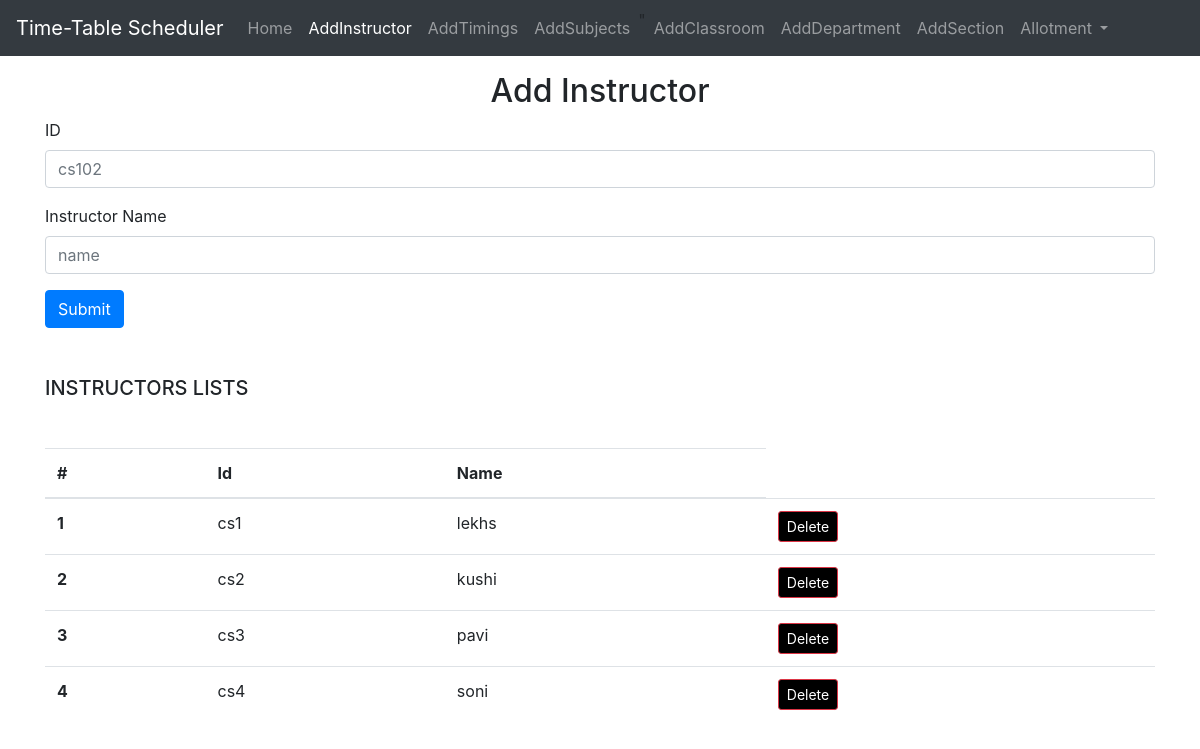
The page /addinstructor/ on the database as committed earlier.
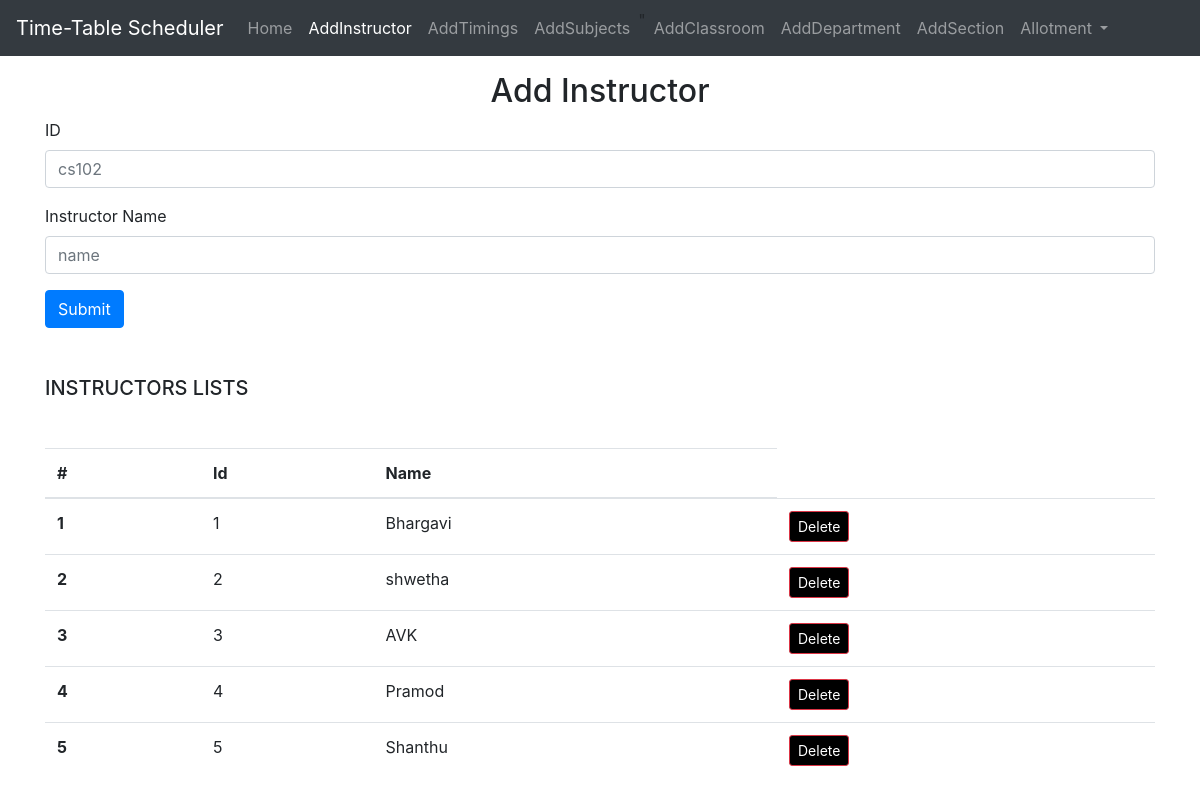
The same page on the database as committed later.
### home/models.py (models this page shows, shortened)
class Instructor(models.Model):
    instructorid = models.CharField(primary_key=True, max_length=10)
    name = models.CharField(max_length=100)

### home/views.py (the view, shortened to what this page needs)
# urls.py: path('addinstructor/',views.addinstructor,name="addinstructor"),
def addinstructor(request):
    context = {'success': False}
    allinst = Instructor.objects.all()
    context['addinstructor'] = allinst
    return render(request, 'addinstructor.html', context)

### templates/addinstructor.html (shortened to what this page needs)
{% extends "base.html" %}
{% block addinstructoractive %}active{% endblock addinstructoractive %}
{% block body %}
    <div class= "container my-3">
        <h2 class="text-center">Add Instructor </h2>
        <form action="" method="post">
            <div class="form-group">
              <label for="name">ID</label>
              <input type="text" class="form-control" id="instructorid" name="instructorid" placeholder="cs102">
            </div>
            <div class="form-group">
              <label for="name">Instructor Name</label>
              <input type="text" class="form-control" id="name" name="name" placeholder="name">
            </div>
            <button type="submit" class="btn btn-primary">Submit</button>
          </form>
      </div>
      <div class="container my-5">
        <h5>INSTRUCTORS LISTS</h5>
        <table class="table my-5">
          <thead>
            <tr>
              <th scope="col">#</th>
              <th scope="col">Id</th>
              <th scope="col">Name</th>
            </tr>
          </thead>
          <tbody>
          {% for instructor in addinstructor %}
    <tr>
      <th scope="row">{{ forloop.counter }}</th>
      <td>{{ instructor.instructorid }}</td>
      <td>{{ instructor.name }}</td>
      <td>
        <form action="{% url 'delete-instructor' instructor.instructorid %}" method="post">
          <button type="submit" class="btn btn-danger btn-sm" style="background-color:black">Delete</button>
        </form>
      </td>
      </tr>
      {% endfor %}
    </tbody>
        </table>
      </div>
    {% endblock body %}

### templates/base.html (shortened to what this page needs)
<!DOCTYPE html>
<html lang="en">
  <head>
    <link
      rel="stylesheet"
      href="https://cdn.jsdelivr.net/npm/bootstrap@4.3.1/dist/css/bootstrap.min.css"
    />
  </head>
  <body>
    <nav class="navbar navbar-expand-lg navbar-dark bg-dark">
      <a class="navbar-brand" href="#">Time-Table Scheduler</a>
      <div class="collapse navbar-collapse" id="navbarSupportedContent">
        <ul class="navbar-nav mr-auto">
          <li class="nav-item {% block homeactive %}{% endblock homeactive %}">
            <a class="nav-link" href="/home">Home <span class="sr-only">(current)</span></a
            >
          </li>
          <li class="nav-item {% block addinstructoractive %}{% endblock addinstructoractive %}">
            <a class="nav-link" href="addinstructor/">AddInstructor</a>
          </li>
          <li class="nav-item ">
            <a class="nav-link {% block addtimingsactive %}{% endblock addtimingsactive %}" href="/addtimings">AddTimings</a>
          </li>
          <li class="nav-item  {% block addsubjectsactive %}{% endblock addsubjectsactive %}"><a class="nav-link" href="/addsubjects">AddSubjects</a>
          </li>"
        <li class="nav-item ">
          <a class="nav-link {% block addclassroomactive %}{% endblock addclassroomactive %}" href="/addclassroom">AddClassroom</a>
        </li>
        <li class="nav-item ">
          <a class="nav-link {% block adddepartmentactive %}{% endblock adddepartmentactive %}" href="/adddepartment">AddDepartment</a>
        </li>
        <li class="nav-item ">
          <a class="nav-link {% block addsectionactive %}{% endblock addsectionactive %}" href="/addsection">AddSection</a>
        </li>
        <li class="nav-item dropdown {% block allotmentactive %}{% endblock allotmentactive %} ">
          <a class="nav-link dropdown-toggle" href="#" id="navbarDropdown" role="button" data-toggle="dropdown" aria-haspopup="true" aria-expanded="false">
            Allotment          </a>
        </li>
        </ul>
      </div>
    </nav>
    {%block body%}
    {% endblock body%}
  </body>
</html>

Rows that differ between the two databases and show on the page:
removed Instructor: instructorid "cs1", name "lekhs"
removed Instructor: instructorid "cs2", name "kushi"
removed Instructor: instructorid "cs3", name "pavi"
removed Instructor: instructorid "cs4", name "soni"
added Instructor: instructorid "1", name "Bhargavi"
added Instructor: instructorid "2", name "shwetha"
added Instructor: instructorid "3", name "AVK"
added Instructor: instructorid "4", name "Pramod"
added Instructor: instructorid "5", name "Shanthu"
